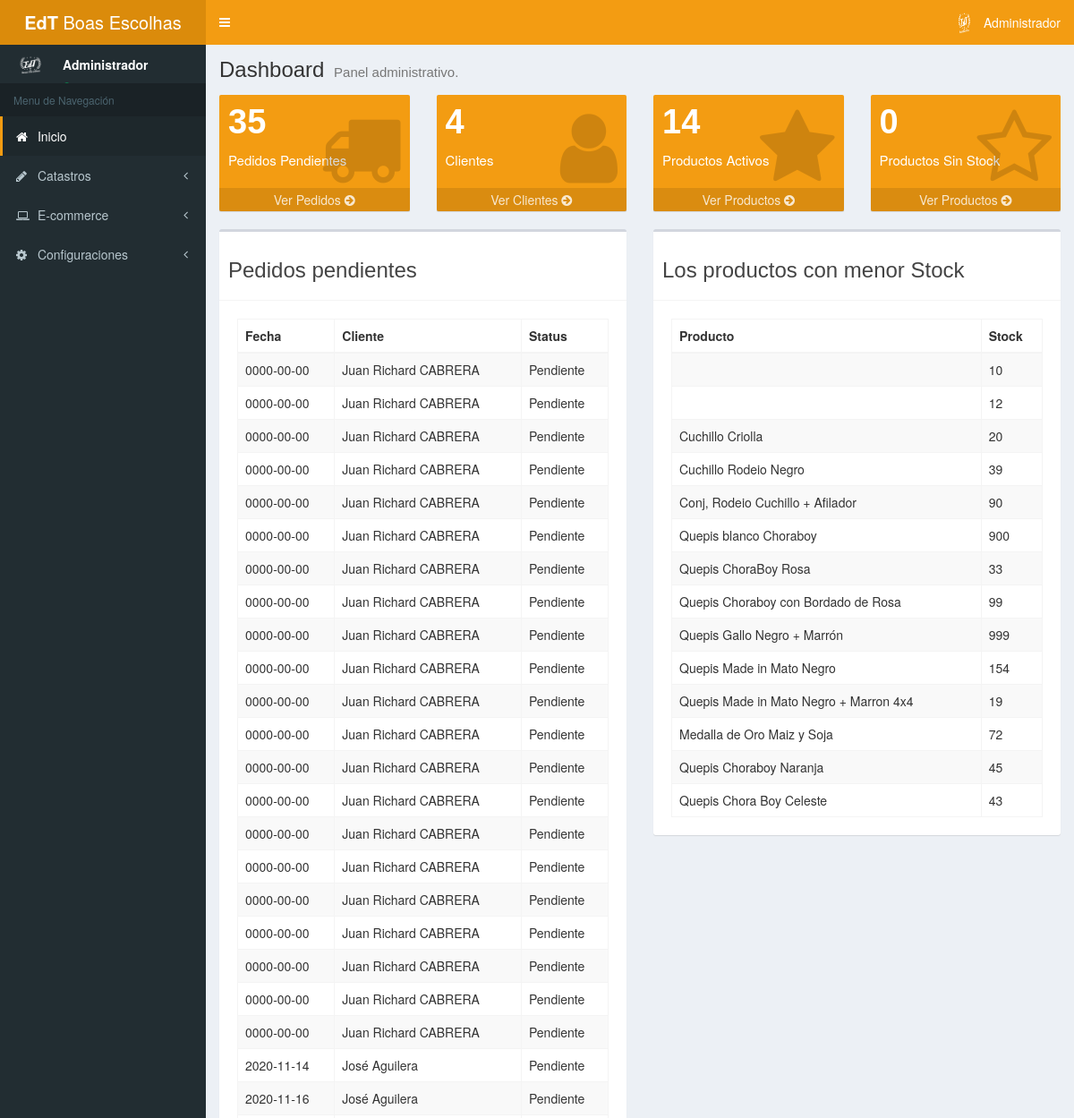
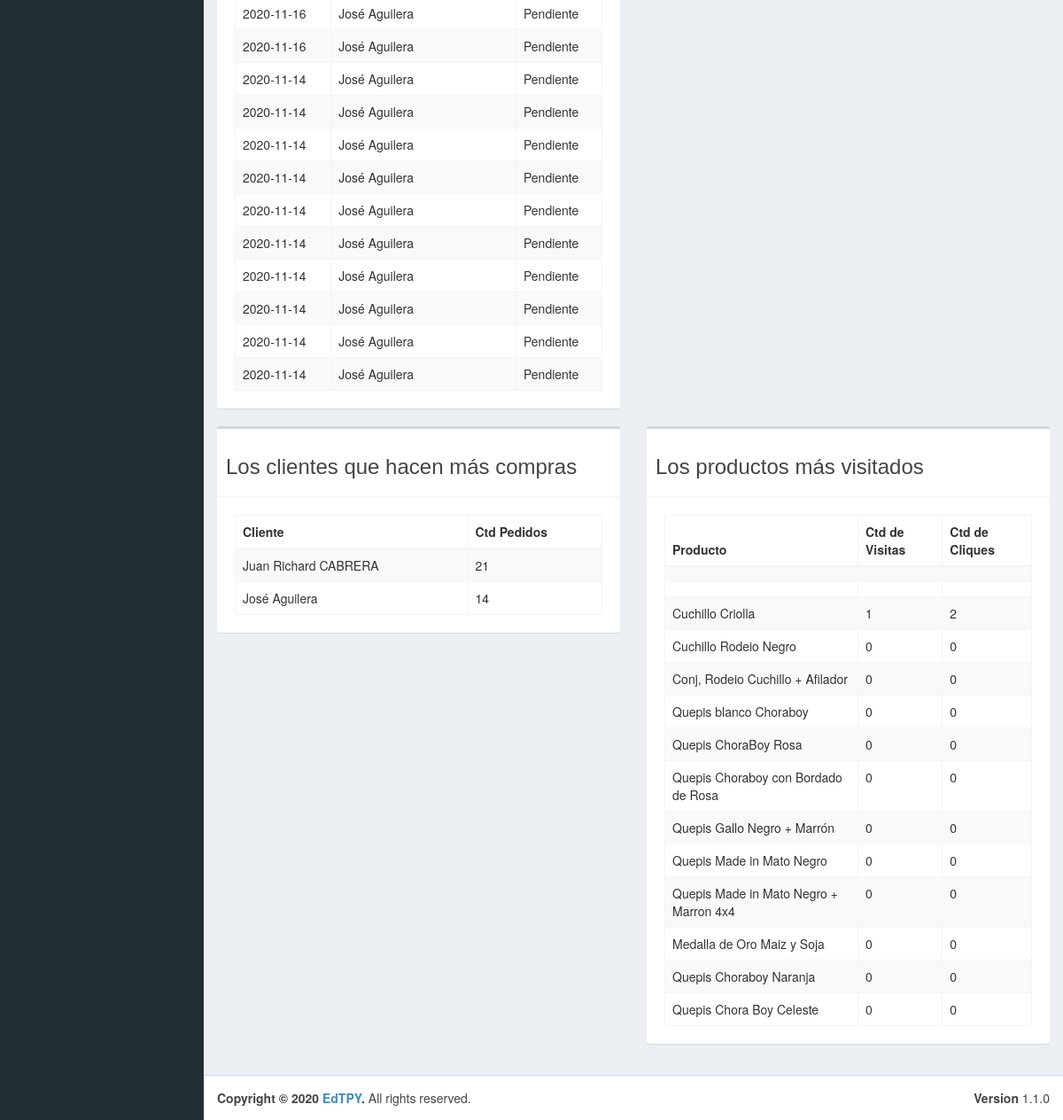
The app's page /admin/index.php (signed in), older data (2 pictures, top to bottom).
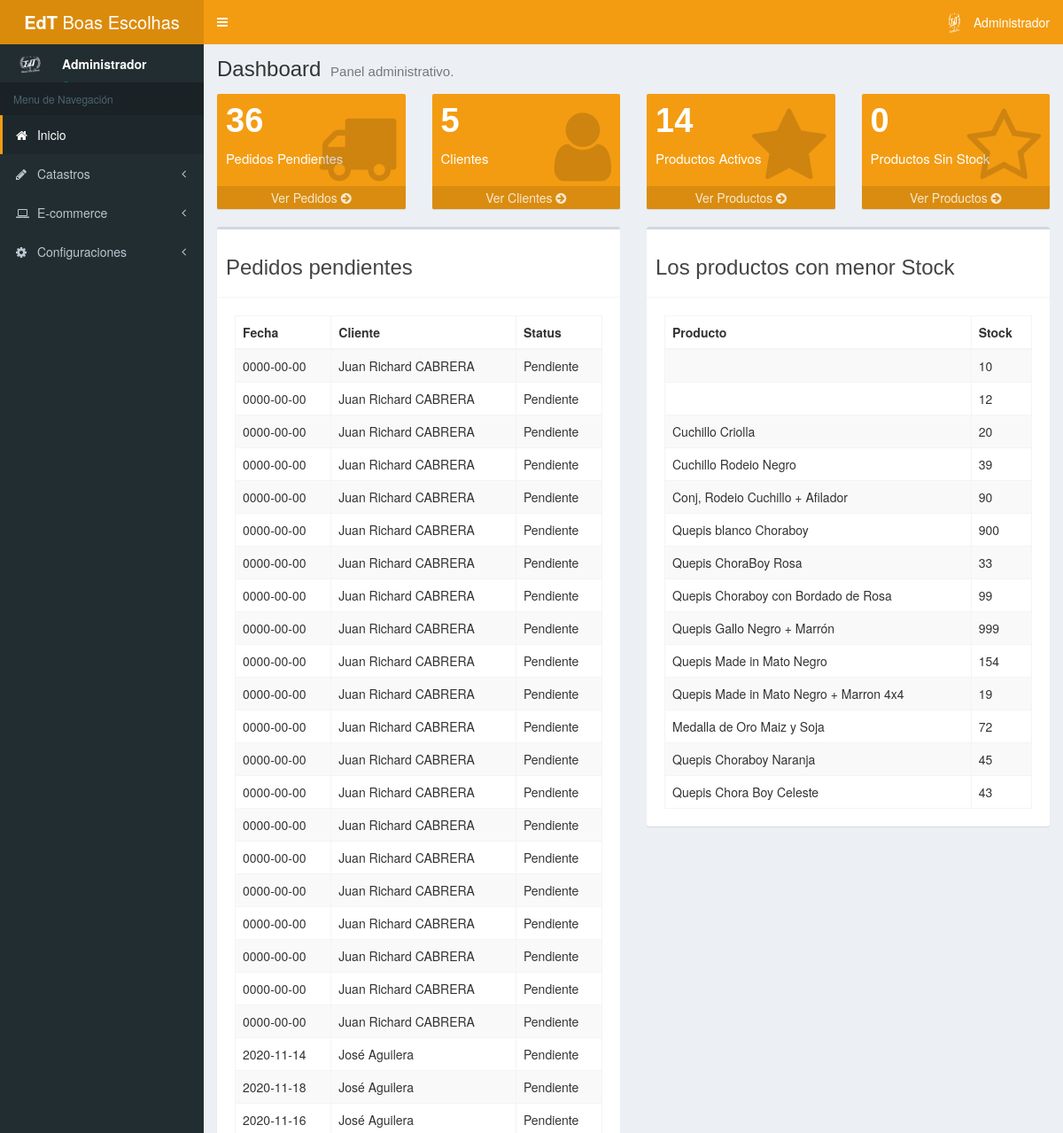
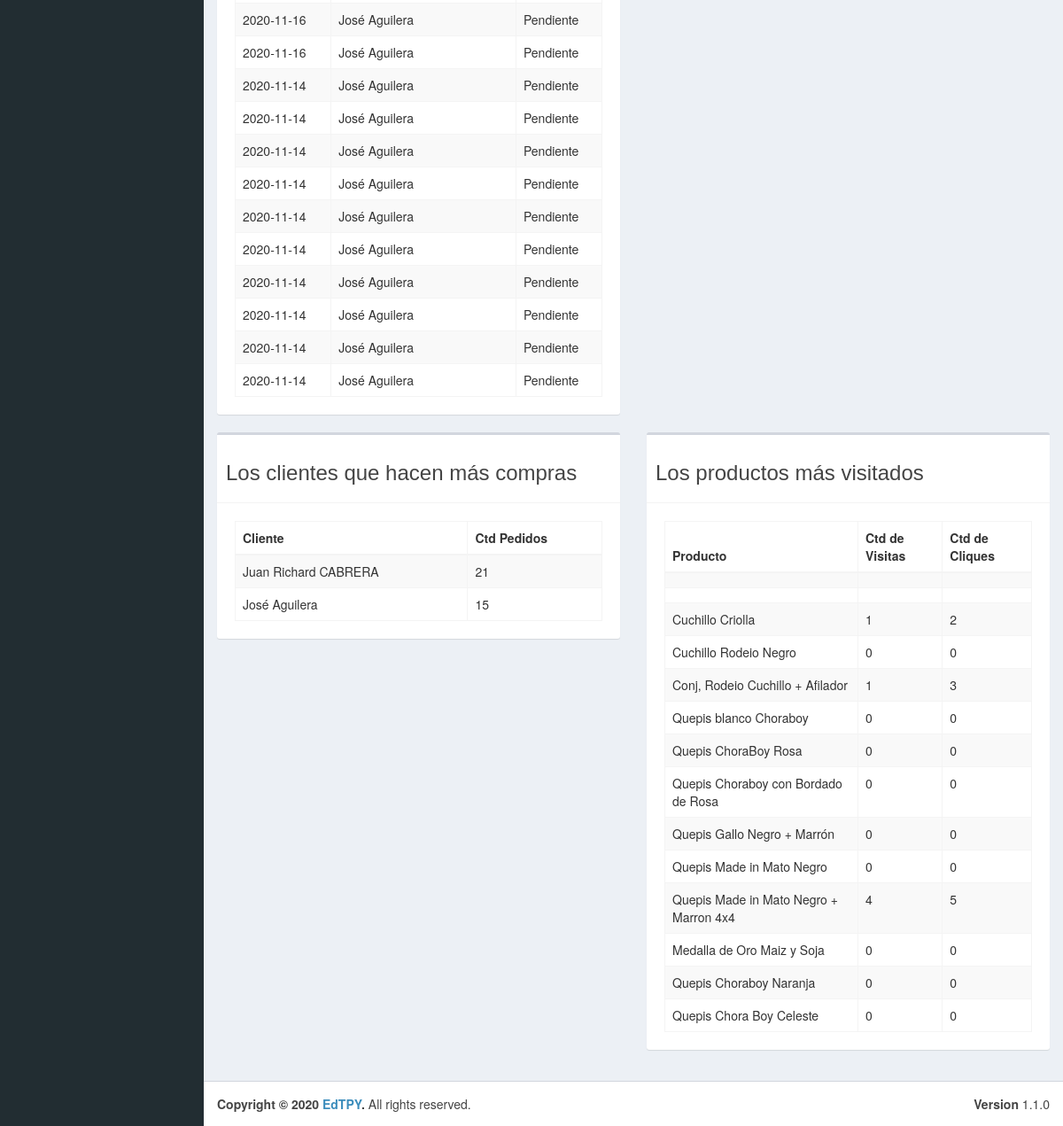
The same page, newer data (2 pictures, top to bottom).
### tables this page shows
CREATE TABLE IF NOT EXISTS `tb_pedido` (
  `id` int(11) NOT NULL AUTO_INCREMENT,
  `fecha` datetime NOT NULL DEFAULT CURRENT_TIMESTAMP,
  `id_cliente` int(11) NOT NULL,
  `id_met_pago` int(11) NOT NULL,
  `id_met_envio` int(11) NOT NULL,
  `id_cli_direccion` int(11) NOT NULL DEFAULT '1',
  `total` double NOT NULL,
  `id_factura` int(11) DEFAULT NULL,
  `observacion` varchar(255) DEFAULT NULL,
  `total_envio` double DEFAULT NULL,
  `status` int(11) NOT NULL DEFAULT '0',
  PRIMARY KEY (`id`)
);

CREATE TABLE IF NOT EXISTS `tb_cliente` (
  `id` int(11) NOT NULL AUTO_INCREMENT,
  `nombre` varchar(80) NOT NULL,
  `apellido` varchar(80) DEFAULT NULL,
  `ruc` varchar(20) DEFAULT NULL COMMENT 'RUC, RG, CI',
  `documento` varchar(50) DEFAULT NULL,
  `razon_social` varchar(80) DEFAULT NULL,
  `mayorista` tinyint(1) NOT NULL,
  `telefono` varchar(20) DEFAULT NULL,
  `email` varchar(80) DEFAULT NULL,
  PRIMARY KEY (`id`)
);

CREATE TABLE IF NOT EXISTS `tb_ped_status` (
  `id` int(11) NOT NULL AUTO_INCREMENT,
  `descripcion` varchar(80) NOT NULL,
  PRIMARY KEY (`id`)
);

CREATE TABLE IF NOT EXISTS `tb_producto_stock` (
  `id` int(11) NOT NULL AUTO_INCREMENT,
  `id_producto` int(11) NOT NULL,
  `stock` int(11) NOT NULL,
  `valor_minorista` int(11) DEFAULT NULL,
  `valor_mayorista` int(11) DEFAULT NULL,
  `activo` tinyint(1) NOT NULL,
  PRIMARY KEY (`id`)
);

CREATE TABLE IF NOT EXISTS `tb_producto` (
  `id` int(20) NOT NULL AUTO_INCREMENT,
  `referencia` varchar(20) DEFAULT NULL,
  `nombre` varchar(80) NOT NULL,
  `descripcion` text NOT NULL,
  `valor_minorista` int(11) DEFAULT NULL,
  `valor_mayorista` int(11) DEFAULT NULL,
  `id_marca` int(11) NOT NULL,
  `destaque` tinyint(1) NOT NULL,
  `activo` tinyint(1) NOT NULL,
  `total_hits` int(11) NOT NULL DEFAULT '0',
  `unique_hits` int(11) NOT NULL DEFAULT '0',
  PRIMARY KEY (`id`)
);

### admin/mods/server/pedido.php (called while the page is built, shortened)
<?php
	function getPedidosPendientes () {
		$connection = conn();
		$sql = "SELECT tb_pedido.*, tb_cliente.nombre, tb_cliente.apellido, tb_ped_status.descripcion AS STATUS_PED FROM tb_pedido
                LEFT JOIN tb_cliente ON tb_pedido.id_cliente = tb_cliente.id
				LEFT JOIN tb_ped_status ON tb_pedido.status = tb_ped_status.id
                WHERE tb_pedido.status < 3";
		$query = $connection->prepare($sql);
		$query->execute();
		if ($query->rowCount() > 0) {
			$result= $query->fetchAll();
		} else {
			$result = null;
		}
		return $result;
	}
?>

### admin/mods/objs/index.php (called while the page is built, shortened)
<?php
    include_once "mods/server/producto.php";
    include_once "mods/server/pedido.php";
    $productos_stock = getAllProductoStock();
    $pedidos_pendientes = getPedidosPendientes();
?>

### admin/mods/server/producto.php (called while the page is built, shortened)
<?php
	function getAllProductoStock () {
		$connection = conn();
		$sql = "SELECT tb_producto_stock.*, tb_producto.nombre AS PROD, tb_producto.unique_hits, tb_producto.total_hits FROM tb_producto_stock
				LEFT JOIN tb_producto ON tb_producto_stock.id_producto = tb_producto.id";
		$query = $connection->prepare($sql);
		$query->execute();
		if ($query->rowCount() > 0) {
			$result= $query->fetchAll();
		} else {
			$result = null;
		}
		return $result;
	}
?>

### admin/index.php (the view, shortened to what the rows shown need)
<!DOCTYPE html>
<html>
<head>
	<?php include 'includes/head.php'; ?>
</head>
<body class="hold-transition skin-yellow sidebar-mini">
	<div class="wrapper">
		<?php include 'mods/objs/index.php'; ?>
		<div class="content-wrapper">
			<section class="content-header">
				<h1>
					Dashboard
					<small>Panel administrativo.</small>
				</h1>
			</section>
			<section class="content">
				<div class="row">
            		<div class="col-md-6">
						<div class="box">
							<div class="box-body">
								<div class="box-body table-responsive">
									<table class="table table-striped table-bordered display nowra" id="tablapedidos">
									<thead>
										<tr>
											<th>Fecha</th>
											<th>Cliente</th>
											<th>Status</th>
										</tr>
									</thead>
									<tbody>
										<?php
											if ($pedidos_pendientes != null) {
												foreach ($pedidos_pendientes as $row) {
										?>
										<tr onclick="window.location.href = 'pedido_detalle.php?pedido=<?php echo $row['id'];?>';">
											<td><?php echo substr($row['fecha'], 0, 10);?></td>
											<td><?php echo $row['nombre']." ".$row['apellido'];?></td>
											<td><?php echo $row['STATUS_PED'];?></td>
										</tr>
										<?php
												}
											}
											else {
										?>
										<tr>
											<td colspan="3" class="text-center">Sin informaciones de productos todavía.</td>
										</tr>
										<?php }?>
									</tbody>
									</table>
								</div>
							</div>
						</div>
					</div>
					<div class="col-md-6">
						<div class="box">
							<div class="box-body">
								<div class="box-body table-responsive">
									<table class="table table-striped table-bordered display nowra" id="tablastock">
									<thead>
										<tr>
											<th>Producto</th>
											<th>Stock</th>
										</tr>
									</thead>
										<tbody>
											<?php
												if ($productos_stock != null) {
													foreach ($productos_stock as $row) {
											?>
											<tr>
												<td><?php echo $row['PROD'];?></td>
												<td><?php echo $row['stock'];?></td>
											</tr>
											<?php
													}
												}
											?>
										</tbody>
									</table>
								</div>
							</div>
						</div>
					</div>
				</div>
				<div class="row">
            		<div class="col-md-6">
						<div class="box">
							<div class="box-body">
								<div class="box-body table-responsive">
									<table class="table table-striped table-bordered display nowra" id="tablacliente">
									<thead>
										<tr>
											<th>Cliente</th>
											<th>Ctd Pedidos</th>
										</tr>
									</thead>
									</table>
								</div>
							</div>
						</div>
					</div>
					<div class="col-md-6">
						<div class="box">
							<div class="box-body">
								<div class="box-body table-responsive">
									<table class="table table-striped table-bordered display nowra" id="tablavisitas">
									<thead>
										<tr>
											<th>Producto</th>
											<th>Ctd de Visitas</th>
											<th>Ctd de Cliques</th>
										</tr>
									</thead>
										<tbody>
											<?php
												if ($productos_stock != null) {
													foreach ($productos_stock as $row) {
											?>
											<tr>
												<td><?php echo $row['PROD'];?></td>
												<td><?php echo $row['unique_hits'];?></td>
												<td><?php echo $row['total_hits'];?></td>
											</tr>
											<?php
													}
												}
											?>
										</tbody>
									</table>
								</div>
							</div>
						</div>
					</div>
				</div>
			</section>
		</div>
	</div>
</body>
</html>

Row changes from the older to the newer data that the page shows:
added tb_pedido: fecha "2020-11-18", id_cliente.nombre "José", id_cliente.apellido "Aguilera", tb_ped_status.descripcion "Pendiente"
changed through a linked row, tb_producto_stock "Conj, Rodeio Cuchillo + Afilador": id_producto.unique_hits "0" → "1"; id_producto.total_hits "0" → "3"
changed through a linked row, tb_producto_stock "Quepis Made in Mato Negro + Marron 4x4": id_producto.unique_hits "0" → "4"; id_producto.total_hits "0" → "5"
Text that changed along with them:
$ctd_pedidos['PENDIENTES']: "35" → "36"
$ctd_clientes['TOTAL']: "4" → "5"
new list line: "José Aguilera 15"
list line gone: "José Aguilera 14"
